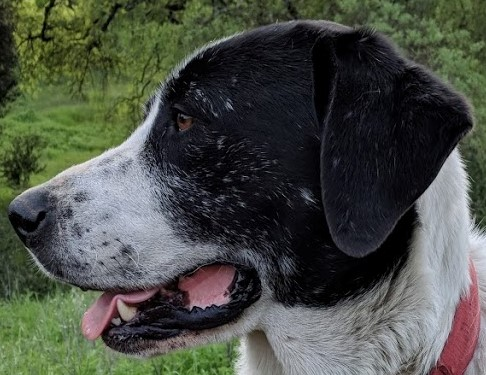
#> input picture workbook/DATA/sammy_face.jpg, 486 x 375 px
$ jupyter execute Edge_Detection.ipynb   (shell and % lines are left out)
#> lines starting #> are read from the running program, lines starting #| are printed output that depends on the picture; after the words box and inside, x2 and y2 are one past the last pixel; in counts of white or black regions, pixels touching at a corner belong together
[cell 1]
import cv2
import numpy as np
import matplotlib.pyplot as plt

[cell 2]
img = cv2.imread('../DATA/sammy_face.jpg')
#> img is the input picture: shape (375, 486, 3); mean B, G, R 70, 78.7, 74.2

[cell 3]
plt.imshow(img)

[cell 4]
edges = cv2.Canny(image=img,threshold1=127,threshold2=127)
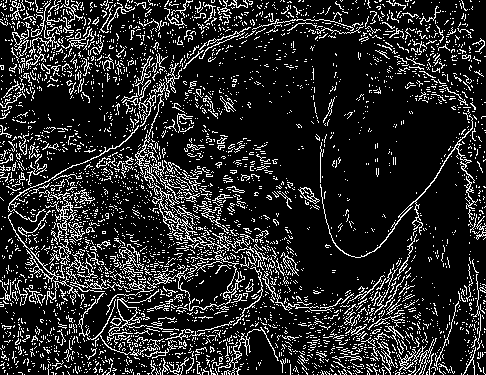
#> edges: shape (375, 486); 15.6% white in thin lines or dots
plt.imshow(edges)

[cell 5]
edges = cv2.Canny(image=img,threshold1=220,threshold2=240)
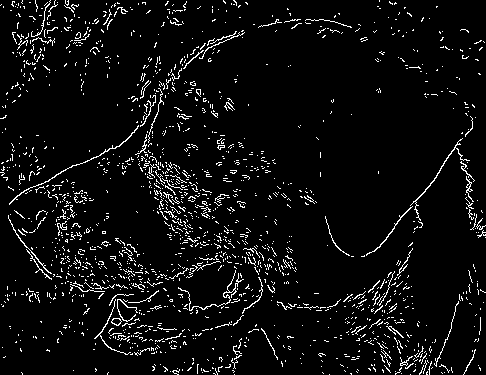
#> edges: shape (375, 486); 5.5% white in thin lines or dots
plt.imshow(edges)

[cell 6]
### FUNCTION TO SELECT CANNY THRESHOLDS

[cell 7]
med_val = np.median(img)
#> med_val = 64
med_val
#> Out = 64

[cell 8]
# LOWER THRESHOLD TO EITHER 0 OR 70% OF THE MEDIAN VAL, WHICHEVER IS GREATER
lower = int(max(0,0.7*med_val))
#> lower = 44
# UPPER THRESHOLD TO EITHER 1300% OF THE MEDIAN VAL oR 255, WHICHEVER IS SMALLER
upper = int(min(255,1.3*med_val))
#> upper = 83

[cell 9]
edges = cv2.Canny(image=img,threshold1=lower,threshold2=upper)
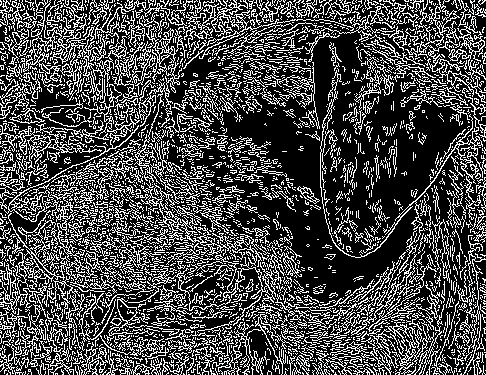
#> edges: shape (375, 486); 28.7% white in thin lines or dots
plt.imshow(edges)

[cell 10]
blurred_img = cv2.blur(img,ksize=(9,9))
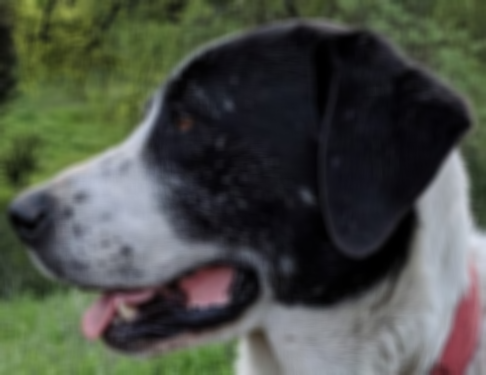
#> blurred_img: shape (375, 486, 3); mean B, G, R 70, 78.7, 74.2

[cell 11]
edges = cv2.Canny(image=blurred_img,threshold1=lower,threshold2=upper)
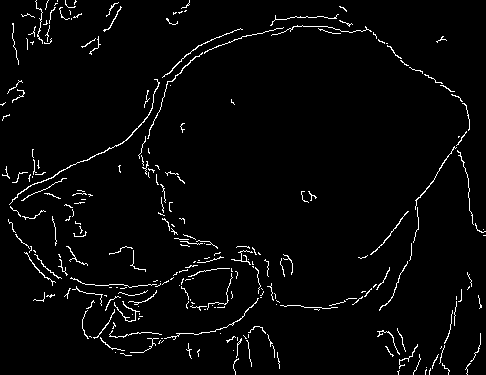
#> edges: shape (375, 486); 3% white in thin lines or dots
plt.imshow(edges)

$ run again, with workbook/DATA/Denis_Mukwege.jpg copied over workbook/DATA/sammy_face.jpg
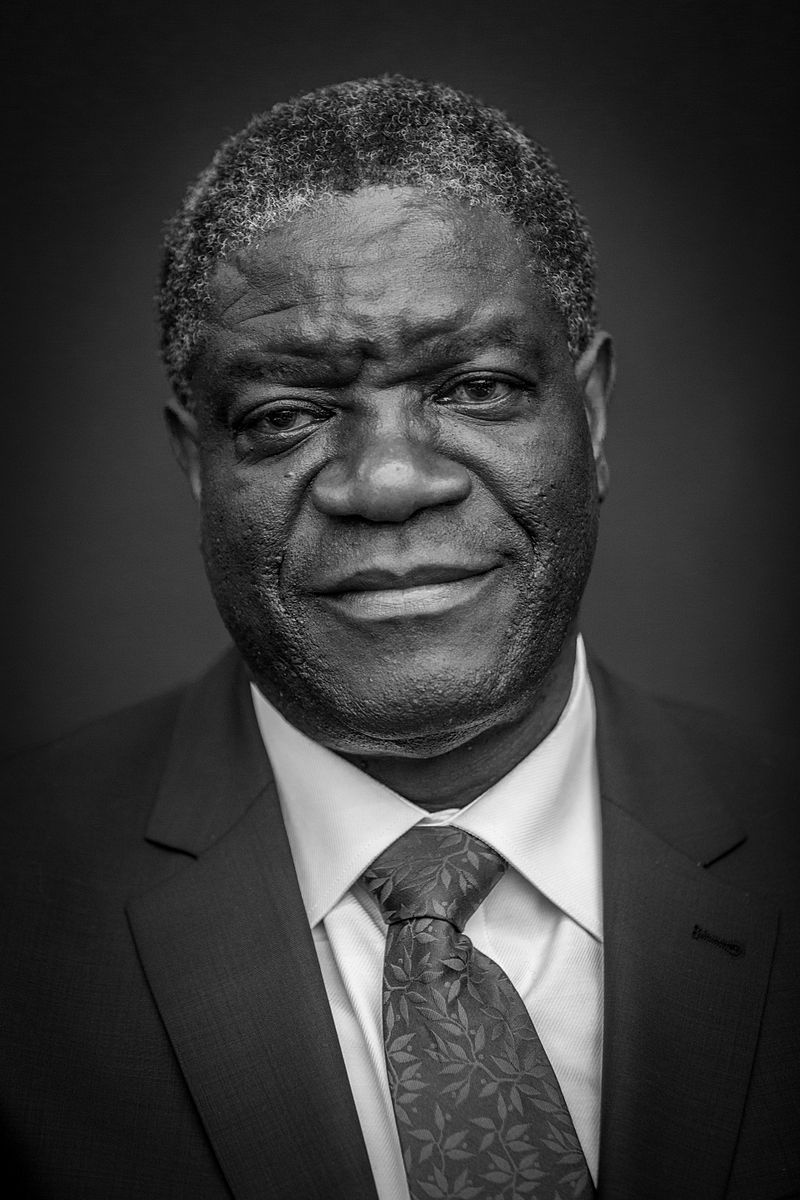
#> input picture workbook/DATA/Denis_Mukwege.jpg, 800 x 1200 px
#> img is the input picture: shape (1200, 800, 3); min 0, max 255, mean 58.8
#> `edges = cv2.Canny(image=img,threshold1=127,threshold2=127)`:
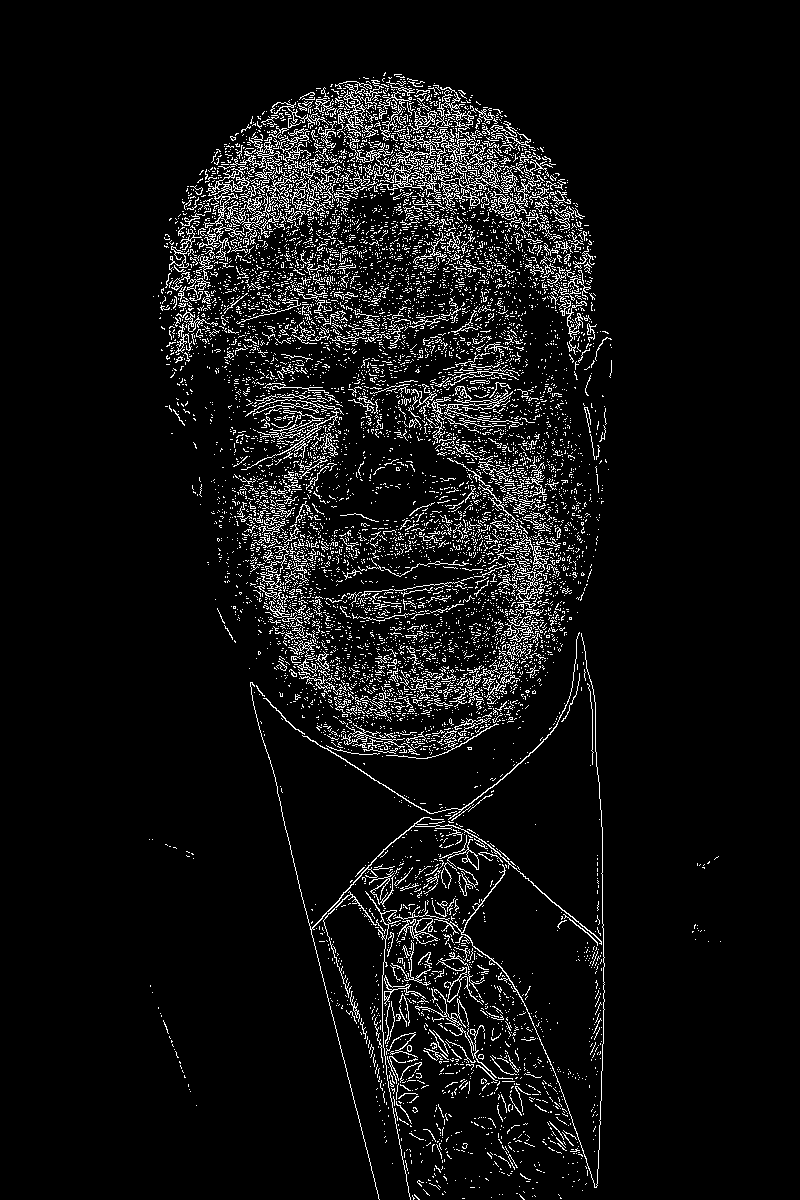
#> edges: shape (1200, 800); 6.6% white in thin lines or dots, all inside (x1, y1, x2, y2) = (149, 72, 721, 1200)
#> med_val = 43
#> lower = 30
#> upper = 55
#> `edges = cv2.Canny(image=blurred_img,threshold1=lower,threshold2=upper)`:
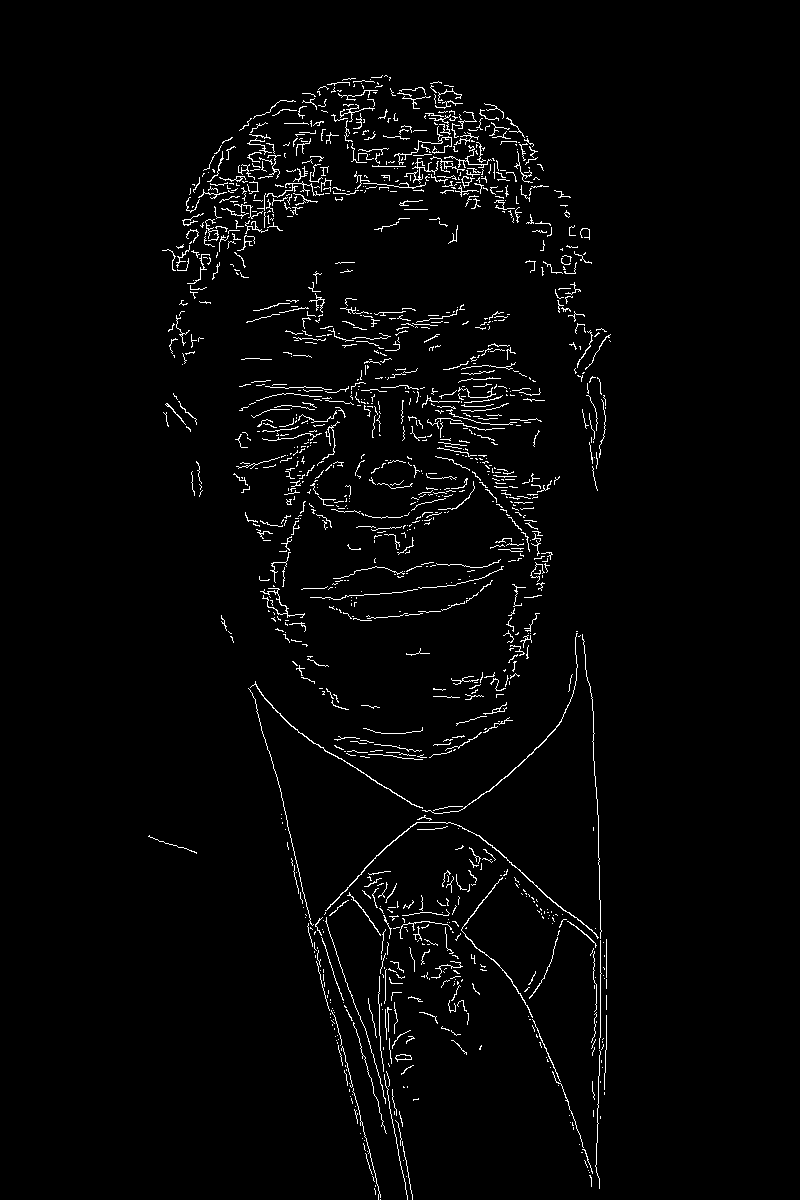
#> edges: shape (1200, 800); 2.4% white in thin lines or dots, all inside (x1, y1, x2, y2) = (148, 75, 611, 1200)

$ run again, with workbook/DATA/Nadia_Murad.jpg copied over workbook/DATA/sammy_face.jpg
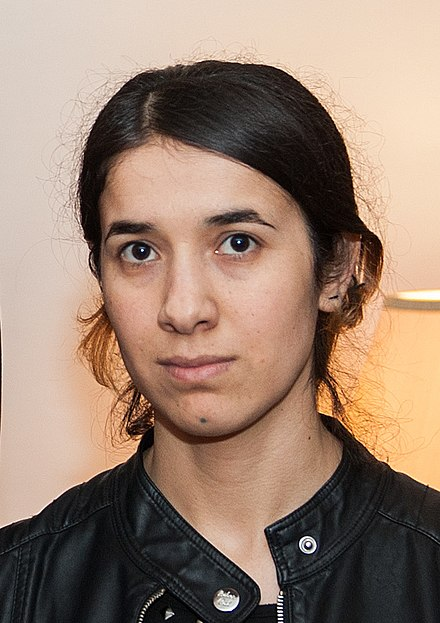
#> input picture workbook/DATA/Nadia_Murad.jpg, 440 x 623 px
#> img is the input picture: shape (623, 440, 3); mean B, G, R 112.7, 129.2, 153.8
#> `edges = cv2.Canny(image=img,threshold1=220,threshold2=240)`:
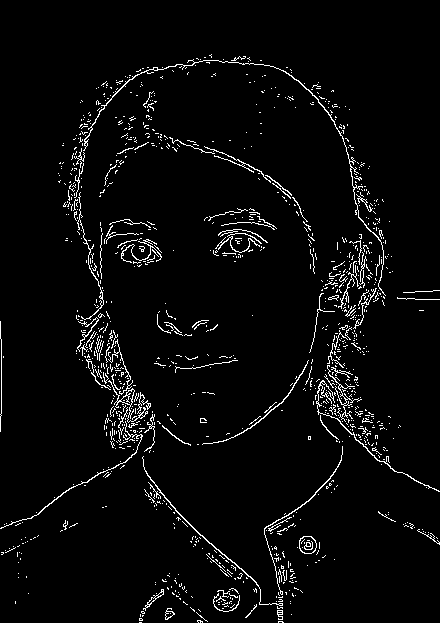
#> edges: shape (623, 440); 3.7% white in thin lines or dots
#> med_val = 151
#> lower = 105
#> upper = 196
#> `edges = cv2.Canny(image=blurred_img,threshold1=lower,threshold2=upper)`:
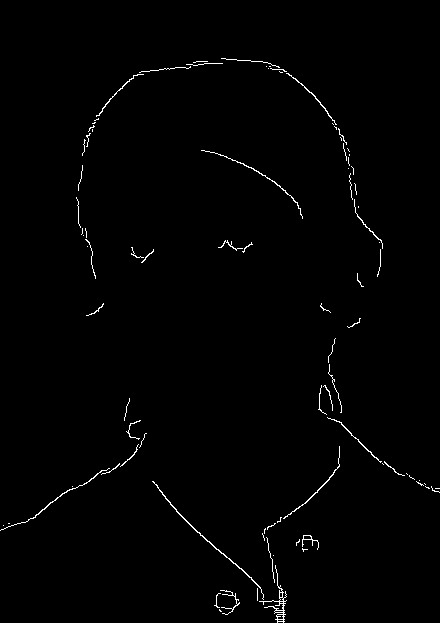
#> edges: shape (623, 440); 0.95% white in thin lines or dots
